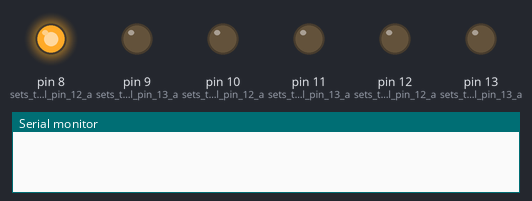
A sketch run on a simulated Arduino Uno, built with avr-gcc and run on an emulated ATmega328P. On the bench: output pins drawn as LEDs (lit = HIGH), the last lines printed to the serial monitor. Random numbers use the default seed unless the sketch sets one.

Above: at 0.1 s.
At 42.05 s:
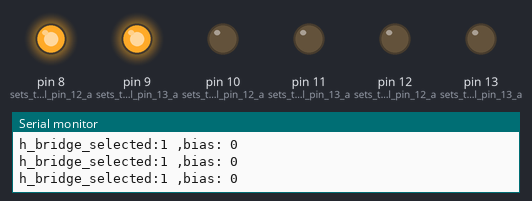
At 84.32 s:
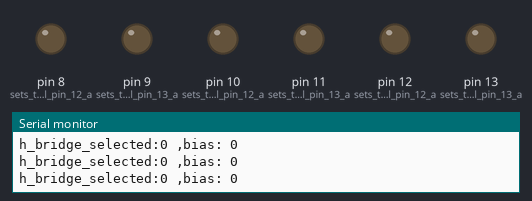
At 117.6 s:
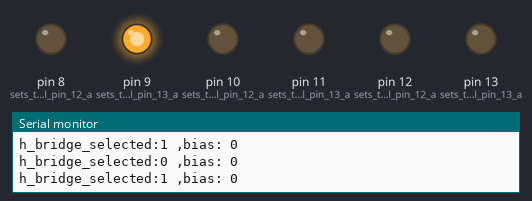
Timing chart, 0 to 130.0 s (numbered marks = the images above):
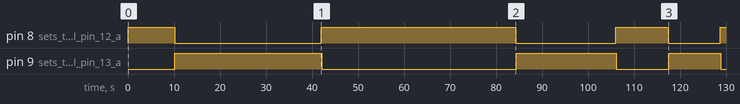

The sketch:

motion_code.ino
```cpp
#include <Wire.h>
#include <LiquidCrystal_I2C.h>

float maxamp = 2;
float minamp = 0;

float jitter_min = 10000;
float jitter_max = 12000;

int bias_h_bridge = 0;
int h_bridge_active = 0;
int go = 0;
int quiet = 0;

void setup() {

    pinMode(7, INPUT_PULLUP);    // pin used to detect the first TTL and start the program

  // put your setup code here, to run once:
//h-bridge 1
  pinMode(8, OUTPUT);    // sets the digital pin 12 as output for h bridge
  pinMode(9, OUTPUT);    // sets the digital pin 13 as output for h bridge
//h-bridge 2
  pinMode(10, OUTPUT);    // sets the digital pin 12 as output for h bridge
  pinMode(11, OUTPUT);    // sets the digital pin 13 as output for h bridge
//h-bridge 3
  pinMode(12, OUTPUT);    // sets the digital pin 12 as output for h bridge
  pinMode(13, OUTPUT);    // sets the digital pin 13 as output for h bridge


//set write in the beginning
  Serial.begin(9600);

  randomSeed(42);
}

void loop() {
  // put your main code here, to run repeatedly:

//    go = digitalRead(7);   // read if ttl happened
//-------------------------------------
//    h_bridge_active = 1;
    h_bridge_active = random(0,2);

    bias_h_bridge = 0;

    quiet = random(0,10);

    if(quiet<=10)
    {
    setH_Bridge(bias_h_bridge,h_bridge_active);
    }
//    Serial.print("TTL active:");
//    Serial.print(go);
    Serial.print("h_bridge_selected:");
    Serial.print(h_bridge_active);
    Serial.print(" ,bias: ");
    Serial.println(bias_h_bridge);

    delay(random(jitter_min,jitter_max));
 //-----------------------


// 9 low and 8 high is left when looking into bore
}

void setH_Bridge(int bridge, int bias)
{
  if (bridge == 0)
  {
   //fist disabling the other h bridges
//   digitalWrite(10, LOW); // sets the digital pin 10 on
//   delay(100);
//   digitalWrite(11, LOW); // sets the digital pin 11 on
//   delay(100);
//   digitalWrite(12, LOW); // sets the digital pin 12 on
//   delay(100);
//   digitalWrite(13, LOW); // sets the digital pin 13 on
//   delay(100);

    if(bias==0)
    {
      digitalWrite(8, HIGH); // sets the digital pin 12 on
      delay(100);
      digitalWrite(9, LOW); // sets the digital pin 13 on
    }
    if(bias==1)
    {
      digitalWrite(8, LOW); // sets the digital pin 12 on
      delay(100);
      digitalWrite(9, HIGH); // sets the digital pin 13 on
    }
//    if(bias==2)
//    {
//      digitalWrite(8, LOW); // sets the digital pin 12 on
//      delay(100);
//      digitalWrite(9, LOW); // sets the digital pin 13 on
//    }
//      if (bridge == 1)
//  {
//   //fist disabling the other h bridges
//   digitalWrite(8, LOW); // sets the digital pin 8 on
//   delay(100);
//   digitalWrite(9, LOW); // sets the digital pin 9 on
//   delay(100);
//   digitalWrite(12, LOW); // sets the digital pin 12 on
//   delay(100);
//   digitalWrite(13, LOW); // sets the digital pin 13 on
//   delay(100);
//
//    if(bias==0)
//    {
//      digitalWrite(10, HIGH); // sets the digital pin 12 on
//      delay(100);
//      digitalWrite(11, LOW); // sets the digital pin 13 on
//    }
//    if(bias==1)
//    {
//      digitalWrite(10, LOW); // sets the digital pin 12 on
//      delay(100);
//      digitalWrite(11, HIGH); // sets the digital pin 13 on
//    }
//    if(bias==2)
//    {
//      digitalWrite(10, LOW); // sets the digital pin 12 on
//      delay(100);
//      digitalWrite(11, LOW); // sets the digital pin 13 on
//    }
//  }
//
//  if (bridge == 2)
//  {
//   //fist disabling the other h bridges
//   digitalWrite(8, LOW); // sets the digital pin 8 on
//   delay(100);
//   digitalWrite(9, LOW); // sets the digital pin 9 on
//   delay(100);
//   digitalWrite(10, LOW); // sets the digital pin 10 on
//   delay(100);
//   digitalWrite(11, LOW); // sets the digital pin 11 on
//   delay(100);
//
//    if(bias==0)
//    {
//      digitalWrite(12, HIGH); // sets the digital pin 12 on
//      delay(100);
//      digitalWrite(13, LOW); // sets the digital pin 13 on
//    }
//    if(bias==1)
//    {
//      digitalWrite(12, LOW); // sets the digital pin 12 on
//      delay(100);
//      digitalWrite(13, HIGH); // sets the digital pin 13 on
//    }
//    if(bias==2)
//    {
//      digitalWrite(12, LOW); // sets the digital pin 12 on
//      delay(100);
//      digitalWrite(13, LOW); // sets the digital pin 13 on
//    }
//  }
  }


}
```

Measured:
- by itself, pin 8 (sets_the_digital_pin_12_a): goes HIGH 10.1 s, LOW 31.9 s, HIGH 42.3 s, LOW 21.7 s, HIGH 11.5 s, LOW 11.3 s, then HIGH
- by itself, pin 9 (sets_the_digital_pin_13_a): goes HIGH 31.9 s, LOW 42.3 s, HIGH 21.7 s, LOW 11.5 s, HIGH 11.3 s, then LOW
